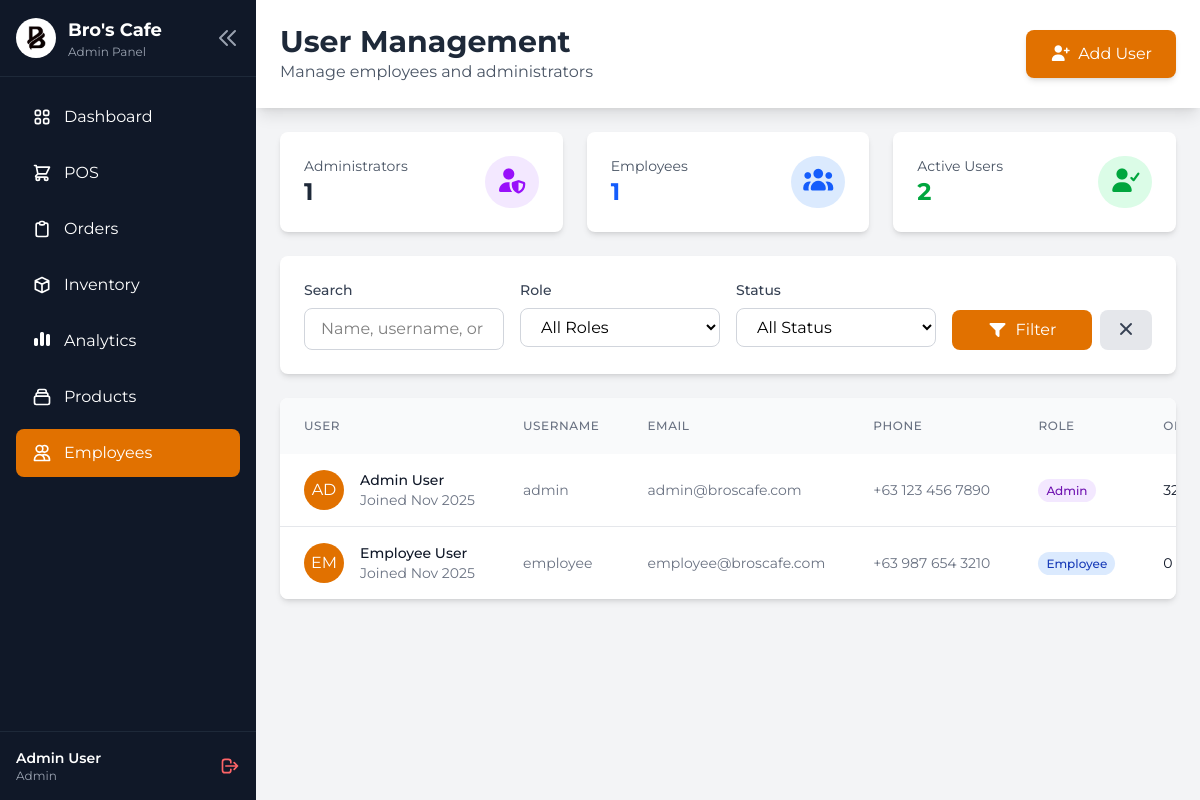
The page /public/pages/usr/users.php (signed in) on the database as committed earlier.
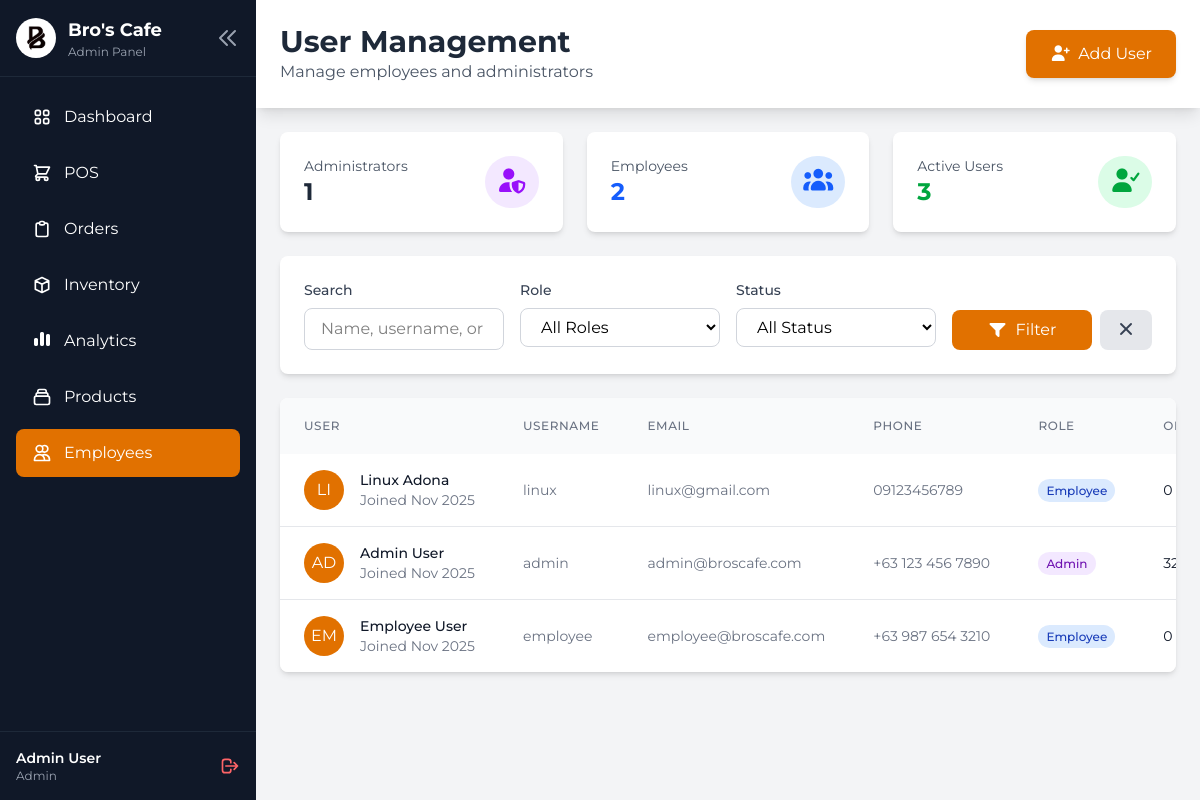
The same page on the database as committed later.
### tables this page shows
CREATE TABLE `users` (
  `id` int(11) NOT NULL,
  `username` varchar(50) NOT NULL,
  `email` varchar(100) NOT NULL,
  `password` varchar(255) NOT NULL,
  `full_name` varchar(100) NOT NULL,
  `role` enum('admin','employee','customer') DEFAULT 'customer',
  `phone` varchar(20) DEFAULT NULL,
  `status` enum('active','inactive') DEFAULT 'active',
  `created_at` timestamp NOT NULL DEFAULT current_timestamp(),
  `updated_at` timestamp NOT NULL DEFAULT current_timestamp() ON UPDATE current_timestamp()
);

### src/services/functions.php (called while the page is built, shortened)
<?php
function isLoggedIn()
{
    return isset($_SESSION['user_id']) && !empty($_SESSION['user_id']);
}
function getCurrentUser()
{
    return [
        'id' => $_SESSION['user_id'],
        'username' => $_SESSION['username'],
        'email' => $_SESSION['email'],
        'full_name' => $_SESSION['full_name'],
        'role' => $_SESSION['user_role']
    ];
}

### public/pages/usr/users.php (the view, shortened to what the changed rows need)
<?php
require_once '../../../src/services/functions.php';
$db = new Database();
$conn = $db->getConnection();
$page = isset($_GET['page']) ? (int)$_GET['page'] : 1;
$per_page = 10;
$offset = ($page - 1) * $per_page;
$where = ["1=1"];
$where_clause = implode(' AND ', $where);
try {
    $sql = "
        SELECT u.*,
               COALESCE((SELECT COUNT(*) FROM orders WHERE employee_id = u.id), 0) as total_orders,
               COALESCE((SELECT SUM(total_amount) FROM orders WHERE employee_id = u.id AND status != 'cancelled'), 0) as total_sales
        FROM users u
        WHERE $where_clause AND u.role IN ('admin', 'employee')
        ORDER BY u.created_at DESC
        LIMIT $per_page OFFSET $offset
    ";
    $stmt = $conn->prepare($sql);
    $stmt->execute();
    $users = $stmt->fetchAll();
} catch (PDOException $e) {
    error_log("Database error in users.php: " . $e->getMessage());
    $users = [];
    $total_users = 0;
    $total_pages = 0;
}
$stmt = $conn->query("SELECT COUNT(*) as count FROM users WHERE role = 'employee'");
$employee_count = $stmt->fetch()['count'];
$stmt = $conn->query("SELECT COUNT(*) as count FROM users WHERE status = 'active' AND role IN ('admin', 'employee')");
$active_count = $stmt->fetch()['count'];
$current_user = getCurrentUser();
?>
<!DOCTYPE html>
<html lang="en">
<head>
    <link rel="stylesheet" href="../../assets/css/admin.css">
    <link rel="stylesheet" href="https://cdnjs.cloudflare.com/ajax/libs/font-awesome/7.0.1/css/all.min.css"
 />
    <script src="https://cdn.jsdelivr.net/npm/@tailwindcss/browser@4"></script>
</head>
<body class="bg-gray-100 font-['Montserrat']">
    <div class="flex h-screen overflow-hidden">
        <aside id="sidebar" class="flex flex-col text-white bg-gray-900">
            <div class="p-4 border-b border-gray-800">
                <div class="flex items-center justify-between sidebar-logo">
                    <div class="flex items-center logo-content">
                        <div class="ml-3 sidebar-logo-text">
                            <h1 class="text-lg font-bold">Bro's Cafe</h1>
                            <p class="text-xs text-gray-400"><?php echo ucfirst($current_user['role']); ?> Panel</p>
                        </div>
                    </div>
                </div>
            </div>
            <div class="p-4 border-t border-gray-800">
                <div class="flex items-center justify-between user-info">
                    <div>
                        <p class="text-sm font-semibold"><?php echo $current_user['full_name']; ?></p>
                        <p class="text-xs text-gray-400"><?php echo ucfirst($current_user['role']); ?></p>
                    </div>
                </div>
            </div>
        </aside>
        <div class="flex-1 overflow-y-auto">
            <div class="flex items-center justify-between bg-white shadow-lg p-6">
                <div class="flex items-center">
                    <div class="flex flex-col justify-center">
                        <h2 class="text-3xl font-bold text-gray-800">User Management</h2>
                    </div>
                </div>
            </div>
            <div class="p-6">
                <div class="grid grid-cols-1 gap-6 mb-6 md:grid-cols-3">
                    <div class="p-6 bg-white rounded-lg shadow-md">
                        <div class="flex items-center justify-between">
                            <div>
                                <p class="text-sm text-gray-600">Employees</p>
                                <p class="text-2xl font-bold text-blue-600"><?php echo $employee_count; ?></p>
                            </div>
                        </div>
                    </div>
                    <div class="p-6 bg-white rounded-lg shadow-md">
                        <div class="flex items-center justify-between">
                            <div>
                                <p class="text-sm text-gray-600">Active Users</p>
                                <p class="text-2xl font-bold text-green-600"><?php echo $active_count; ?></p>
                            </div>
                        </div>
                    </div>
                </div>
                <div class="overflow-hidden bg-white rounded-lg shadow-md">
                    <div class="overflow-x-auto">
                        <table class="w-full" id="usersTable">
                            <thead class="bg-gray-50">
                                <tr>
                                    <th
                                        class="px-6 py-3 text-xs font-medium tracking-wider text-left text-gray-500 uppercase">
                                        User
                                    </th>
                                    <th
                                        class="px-6 py-3 text-xs font-medium tracking-wider text-left text-gray-500 uppercase">
                                        Username
                                    </th>
                                    <th
                                        class="px-6 py-3 text-xs font-medium tracking-wider text-left text-gray-500 uppercase">
                                        Email
                                    </th>
                                    <th
                                        class="px-6 py-3 text-xs font-medium tracking-wider text-left text-gray-500 uppercase">
                                        Phone
                                    </th>
                                    <th
                                        class="px-6 py-3 text-xs font-medium tracking-wider text-left text-gray-500 uppercase">
                                        Role
                                    </th>
                                    <th
                                        class="px-6 py-3 text-xs font-medium tracking-wider text-left text-gray-500 uppercase">
                                        Orders
                                    </th>
                                </tr>
                            </thead>
                            <tbody class="bg-white divide-y divide-gray-200">
                                <?php if (empty($users)): ?>
                                    <tr>
                                        <td colspan="9" class="px-6 py-8 text-center text-gray-500">
                                            <i class="fa-solid fa-users text-4xl text-gray-300 mb-3"></i>
                                            <p class="text-lg font-medium">No users found</p>
                                            <p class="text-sm">Try adjusting your search filters</p>
                                        </td>
                                    </tr>
                                <?php else: ?>
                                    <?php foreach ($users as $user): ?>
                                        <tr class="hover:bg-gray-50">
                                            <td class="px-6 py-4 whitespace-nowrap">
                                                <div class="flex items-center">
                                                    <div class="shrink-0 w-10 h-10">
                                                        <div
                                                            class="flex items-center justify-center w-10 h-10 text-white rounded-full bg-amber-600">
                                                            <?php echo strtoupper(substr($user['full_name'], 0, 2)); ?>
                                                        </div>
                                                    </div>
                                                    <div class="ml-4">
                                                        <div class="text-sm font-medium text-gray-900">
                                                            <?php echo $user['full_name']; ?></div>
                                                        <div class="text-sm text-gray-500">Joined
                                                            <?php echo date('M Y', strtotime($user['created_at'])); ?></div>
                                                    </div>
                                                </div>
                                            </td>
                                            <td class="px-6 py-4 text-sm text-gray-500 whitespace-nowrap">
                                                <?php echo $user['username']; ?>
                                            </td>
                                            <td class="px-6 py-4 text-sm text-gray-500 whitespace-nowrap">
                                                <?php echo $user['email']; ?>
                                            </td>
                                            <td class="px-6 py-4 text-sm text-gray-500 whitespace-nowrap">
                                                <?php echo $user['phone'] ?: '-'; ?>
                                            </td>
                                            <td class="px-6 py-4 whitespace-nowrap">
                                                <span
                                                    class="px-2 py-1 text-xs font-medium rounded-full
                                                <?php echo $user['role'] === 'admin' ? 'bg-purple-100 text-purple-800' : 'bg-blue-100 text-blue-800'; ?>">
                                                    <?php echo ucfirst($user['role']); ?>
                                                </span>
                                            </td>
                                            <td class="px-6 py-4 text-sm text-gray-900 whitespace-nowrap">
                                                <?php echo $user['total_orders'] ?? 0; ?>
                                            </td>
                                        </tr>
                                    <?php endforeach; ?>
                                <?php endif; ?>
                            </tbody>
                        </table>
                    </div>
                </div>
            </div>
        </div>
    </div>
</body>
</html>

Rows that differ between the two databases and show on the page:
added users: full_name "LI", full_name "Linux Adona", created_at "Nov 2025", username "linux", email "linux@gmail.com", phone "09123456789", role "Employee", total_orders "0"
Other text that changed with them:
$employee_count: "1" → "2"
$active_count: "2" → "3"
